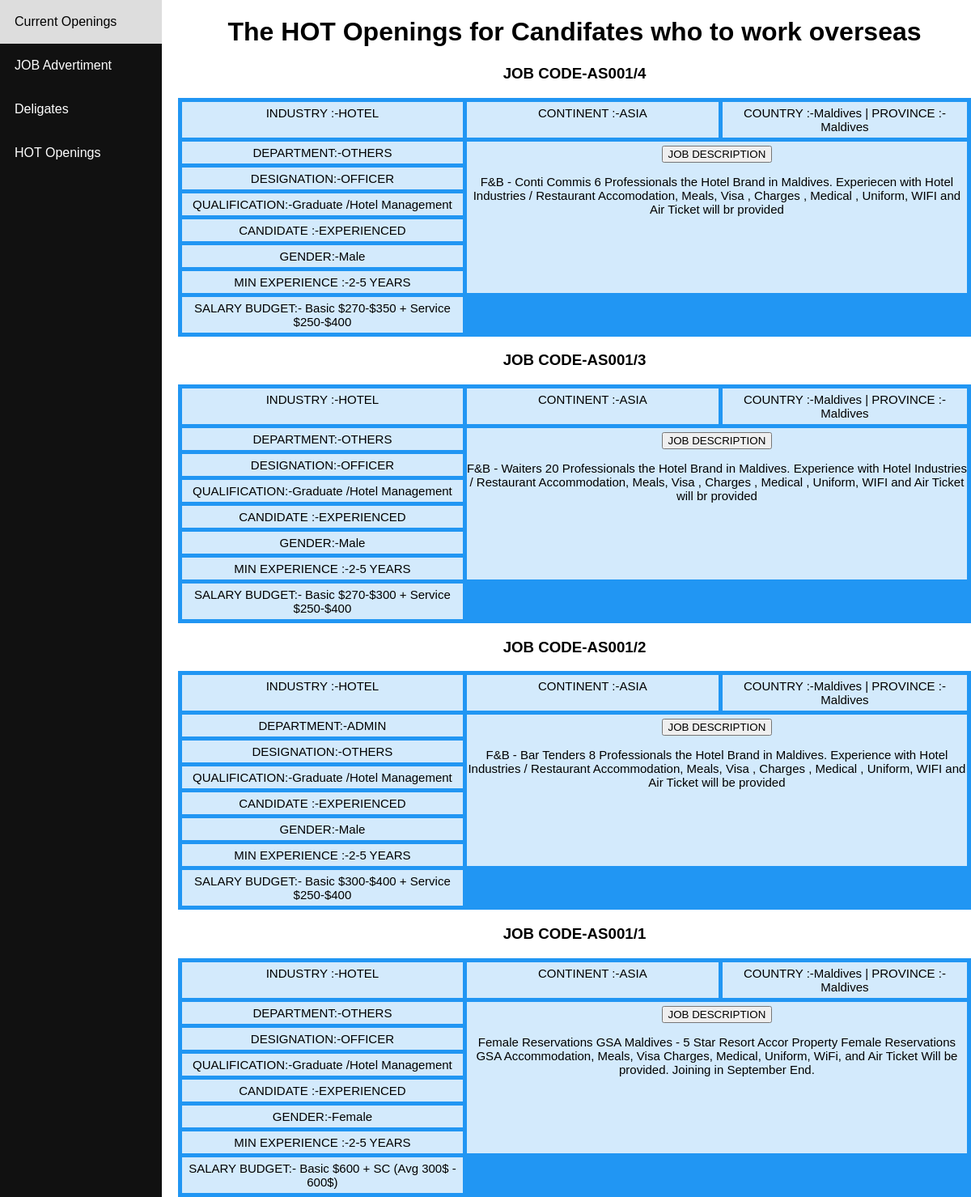
The page /hotopening/ on the database its author committed.
### hotopening/models.py (models this page shows)
class hopening(models.Model):
	Deligate=models.ForeignKey(deligate,null=True,blank=True,on_delete=models.SET_NULL)
	Regno = models.CharField(default=0,max_length=100)
	Industry = models.CharField(default=0,max_length=100)
	Continent=models.CharField(default=0,choices=CONT_CHOICES,max_length=100)
	Country= models.CharField(default=0, max_length=100)
	Province=models.CharField(default=0,max_length=100)
	Department= models.CharField(default=0,choices=DEPT_CHOICES, max_length=50)
	Qualification=models.CharField(default=0,max_length=100)
	Designation = models.CharField(default=0,choices=DESIG_CHOICES, max_length=50)
	Ctype = models.CharField(default=0,choices=CAND_CHOICES, max_length=50)
	Gender = models.CharField(default=0,choices=GENDER_CHOICES, max_length=50)
	Minexp=models.CharField(default=0,choices=EXP_CHOICES, max_length=50)
	Budget = models.CharField(default=0,max_length=50)
	DetailJD  =models.TextField(default=0,)

### deligates/models.py (models this page shows)
class deligate(models.Model):
	Regno= models.CharField(default=0,max_length=100)
	Name=models.CharField(default=0,max_length=100)
	Address=models.TextField(default=0,max_length=255)
	City=models.CharField(default=0,max_length=100)
	Pincode=models.IntegerField()
	State= models.CharField(default=0,choices=STATE_CHOICES, max_length=100)
	Mobno= models.CharField(default=0,max_length=15)
	Mailid=models.CharField(default=0,max_length=100)

### hotopening/views.py (the view)
# urls.py: path('hotopening/',htopening),
def htopening(request):
	obj = hopening.objects.all().order_by("-pk")
	return render(request,'hotopening.html', {'opening':obj})

### templates/hotopening.html (shortened to what this page needs)
<!DOCTYPE html PUBLIC "-//W3C//DTD XHTML 1.0 Transitional//EN" "http://www.w3.org/TR/xhtml1/DTD/xhtml1-transitional.dtd">
<html xmlns="http://www.w3.org/1999/xhtml">
<head>
</head>
<div class="sidenav">
  <a href="/copening">Current Openings</a>
  <a href="/jobadd">JOB Advertiment</a>
  <a href="/deligate">Deligates</a>
  <a href="/hotopening">HOT Openings</a>
</div>
<div class="content">
  <center> <h1> The HOT Openings for Candifates who to work overseas  </center>
  {% for k in opening %}
    <div> <center>  <h3> JOB CODE-{{k.Deligate.Regno}}/{{k.id}}   </h3>        </center> </div>
    <div class="grid-container">
      <div class="item1">INDUSTRY  :-{{ k.Industry}}</div>
      <div class="item2">CONTINENT :-{{ k.Continent }}</div>
      <div class="item3">COUNTRY   :-{{ k.Country }} | PROVINCE :-{{ k.Province }}</div>
      <div class="item4">DEPARTMENT:-{{ k.Department}}</div>
      <div class="item4">DESIGNATION:-{{ k.Designation }}</div>
      <div class="item5"><center> <button>   JOB  DESCRIPTION </button> </center>
                 <p>{{ k.DetailJD }}</p>
      </div>
      <div class="item6">QUALIFICATION:-{{ k.Qualification }}</div>
      <div class="item7">CANDIDATE :-{{ k.Ctype }}</div>
      <div class="item8">GENDER:-{{ k.Gender }}</div>
      <div class="item9">MIN EXPERIENCE :-{{ k.Minexp }}</div>
      <div class="item10">SALARY BUDGET:- {{ k.Budget }}</div>
    </div>
  {% endfor %}
</div>
<body>
</body>
</html>

### templates/hotopening.html (style rules this page uses)
* { box-sizing: border-box; }
body { margin: 0; font-family: Arial, Helvetica, sans-serif; }
.sidenav { height: 100%; width: 200px; position: fixed; z-index: 5; top: 0; left: 0; background-color: #111; overflow-x: hidden; }
.sidenav a { color: white; padding: 18px; text-decoration: none; display: block; }
.content { margin-left: 200px; padding-left: 20px; }
.grid-container { display: grid; grid-template-columns: auto auto auto; grid-gap: 5px; background-color: #2196F3; padding: 5px; }
.grid-container > div { background-color: rgba(255, 255, 255, 0.8); text-align: center; padding: 5px 0; font-size: 15px; }
.item5 { grid-area: 2 / 2 / 8 / 4; }

### rows shown on the page
hopening: Deligate.Regno "AS001", id "4", Industry "HOTEL", Continent "ASIA", Country "Maldives", Province "Maldives", Department "OTHERS", Designation "OFFICER", DetailJD "F&B - Conti Commis 6 Professionals the Hotel Brand in Maldives. Experiecen with Hotel Industries / Restaurant Accomodation, Meals, Visa , Charges , Medical , Uniform, WIFI and Air Ticket will br provided", Qualification "Graduate /Hotel Management", Ctype "EXPERIENCED", Gender "Male", Minexp "2-5 YEARS", Budget "Basic $270-$350 + Service $250-$400"
hopening: Deligate.Regno "AS001", id "3", Industry "HOTEL", Continent "ASIA", Country "Maldives", Province "Maldives", Department "OTHERS", Designation "OFFICER", DetailJD "F&B - Waiters 20 Professionals the Hotel Brand in Maldives. Experience with Hotel Industries / Restaurant Accommodation, Meals, Visa , Charges , Medical , Uniform, WIFI and Air Ticket will br provided", Qualification "Graduate /Hotel Management", Ctype "EXPERIENCED", Gender "Male", Minexp "2-5 YEARS", Budget "Basic $270-$300 + Service $250-$400"
hopening: Deligate.Regno "AS001", id "2", Industry "HOTEL", Continent "ASIA", Country "Maldives", Province "Maldives", Department "ADMIN", Designation "OTHERS", DetailJD "F&B - Bar Tenders 8 Professionals the Hotel Brand in Maldives. Experience with Hotel Industries / Restaurant Accommodation, Meals, Visa , Charges , Medical , Uniform, WIFI and Air Ticket will be provided", Qualification "Graduate /Hotel Management", Ctype "EXPERIENCED", Gender "Male", Minexp "2-5 YEARS", Budget "Basic $300-$400 + Service $250-$400"
hopening: Deligate.Regno "AS001", id "1", Industry "HOTEL", Continent "ASIA", Country "Maldives", Province "Maldives", Department "OTHERS", Designation "OFFICER", DetailJD "Female Reservations GSA Maldives - 5 Star Resort Accor Property Female Reservations GSA Accommodation, Meals, Visa Charges, Medical, Uniform, WiFi, and Air Ticket Will be provided. Joining in September End.", Qualification "Graduate /Hotel Management", Ctype "EXPERIENCED", Gender "Female", Minexp "2-5 YEARS", Budget "Basic $600 + SC (Avg 300$ - 600$)"
